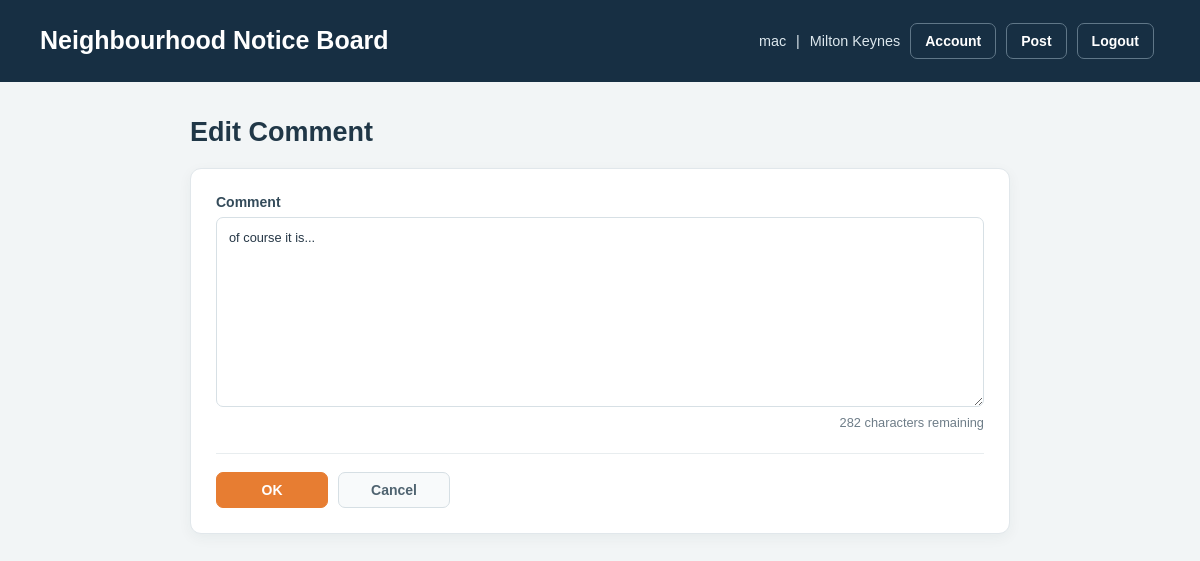
The app's page /comment/8/edit (signed in) with its own data.
### models/models.py (models this page shows)
class User(UserMixin, db.Model):
    id = db.Column(db.Integer, primary_key=True)
    username = db.Column(
        db.String(80),
        unique=True,
        nullable=False
    )
    password_hash = db.Column(
        db.String(255),
        nullable=False
    )
    default_location = db.Column(
        db.String(120),
        nullable=False,
        default="Unknown"
    )
    created_at = db.Column(
        db.DateTime,
        default=datetime.utcnow,
        nullable=False
    )
    last_login = db.Column(
        db.DateTime,
        nullable=True
    )
    last_successful_login_datetime = db.Column(
        db.DateTime,
        nullable=True
    )
    login_fail_count = db.Column(
        db.Integer,
        nullable=False,
        default=0
    )
    login_last_attempt_status = db.Column(
        db.String(20),
        nullable=False,
        default="SUCCESS"
    )
    login_last_failed_datetime = db.Column(
        db.DateTime,
        nullable=True
    )
    login_retry_after_datetime = db.Column(
        db.DateTime,
        nullable=True
    )
    security_fail_count = db.Column(
        db.Integer,
        nullable=False,
        default=0
    )
    security_last_attempt_status = db.Column(
        db.String(20),
        nullable=False,
        default="SUCCESS"
    )
    security_last_failed_datetime = db.Column(
        db.DateTime,
        nullable=True
    )
    security_retry_after_datetime = db.Column(
        db.DateTime,
        nullable=True
    )
    status = db.Column(
        db.String(20),
        nullable=False,
        default="active"
    )
    is_admin = db.Column(
        db.Boolean,
        nullable=False,
        default=False
    )
    security_question = db.Column(
        db.String(255),
        nullable=False
    )
    security_answer_hash = db.Column(
        db.String(255),
        nullable=False
    )
    posts = db.relationship(
        "Post",
        backref="author",
        lazy=True
    )
    picked_posts = db.relationship(
        "PostPick",
        backref="user",
        lazy=True,
        cascade="all, delete-orphan"
    )
    comments = db.relationship(
        "Comment",
        backref="author",
        lazy=True,
        cascade="all, delete-orphan"
    )

class Comment(db.Model):
    id = db.Column(
        db.Integer,
        primary_key=True
    )
    body = db.Column(
        db.Text,
        nullable=False
    )
    location = db.Column(
        db.String(120),
        nullable=False,
        default="Unknown"
    )
    created_at = db.Column(
        db.DateTime,
        default=datetime.utcnow,
        nullable=False
    )
    author_id = db.Column(
        db.Integer,
        db.ForeignKey("user.id"),
        nullable=False
    )
    post_id = db.Column(
        db.Integer,
        db.ForeignKey("post.id"),
        nullable=False
    )

### routes/comments.py (the view, shortened to what this page needs)
@app.route(
    "/comment/<int:comment_id>/edit",
    methods=["GET", "POST"]
)
@login_required
def edit_comment(comment_id):
    comment = Comment.query.get_or_404(
        comment_id
    )
    if comment.author_id != current_user.id:
        abort(403)
    error = None
    return render_template(
        "edit_comment.html",
        comment=comment,
        error=error
    )

### app.py (called while the page is built, shortened)
@app.before_request
def ensure_post_expiry_schema():
    global _post_expiry_schema_checked
    if _post_expiry_schema_checked:
        return

@login_manager.user_loader
def load_user(user_id):
    return User.query.get(int(user_id))

### templates/edit_comment.html (shortened to what this page needs)
{% extends "base.html" %}
{% block page_styles %}
    <link rel="stylesheet" href="{{ url_for('static', filename='css/public.css') }}">
    <link rel="stylesheet" href="{{ url_for('static', filename='css/post-form.css') }}">
{% endblock %}
{% block body_class %}public-page post-form-page{% endblock %}
{% block content %}
<main class="post-form-shell">
    <header class="form-page-heading">
        <h2>Edit Comment</h2>
    </header>
    <form method="post" class="post-editor comment-editor">
        <div class="form-field form-field--wide">
            <label for="body">Comment</label>
            <textarea id="body" name="body" rows="4" cols="60" maxlength="300" data-character-limit data-character-count="edit-comment-count" aria-describedby="edit-comment-count">{{ comment.body }}</textarea>
            <small id="edit-comment-count" class="character-count">300 characters remaining</small>
        </div>
        <div class="form-actions">
            <button type="submit" class="post-button primary-action">OK</button>
            <a href="{{ url_for('home') }}" class="post-button cancel-action">Cancel</a>
        </div>
    </form>
</main>
{% endblock %}

### templates/base.html (shortened to what this page needs)
<!DOCTYPE html>
<html>
<head>
    {% block page_styles %}{% endblock %}
</head>
<body class="{% block body_class %}{% endblock %}">
    <div class="topbar">
        <h1>Neighbourhood Notice Board</h1>
        <div class="user-info">
            {% if current_user.is_authenticated %}
                <span>{{ current_user.username }}</span>
                <span>|</span>
                <span>{{ current_user.default_location }}</span>
                <a href="{{ url_for('account') }}" class="post-button">Account</a>
                <a href="{{ url_for('create_post') }}" class="post-button">Post</a>
                <form method="post" action="{{ url_for('logout') }}" class="inline-form">
                    <button type="submit" class="post-button">Logout</button>
                </form>
            {% else %}
                <a href="{{ url_for('login') }}" class="post-button">Login</a>
                <a href="{{ url_for('register') }}" class="post-button">Register</a>
            {% endif %}
        </div>
    </div>
    {% block content %}
    {% endblock %}
</body>
</html>

### static/css/public.css (style rules this page uses)
:root { --notice-navy: #172f43; --notice-navy-light: #25475d; --notice-orange: #e77d32; --notice-orange-dark: #c96320; --notice-ink: #263746; --notice-muted: #6e7d88; --notice-line: #e1e7eb; --notice-paper: #ffffff; --notice-ground: #f2f5f6; }
body.public-page { box-sizing: border-box; max-width: none; margin: 0; padding: 0; background: var(--notice-ground); color: var(--notice-ink); font-family: "Aptos", "Trebuchet MS", sans-serif; }
.public-page *, .public-page *::before, .public-page *::after { box-sizing: border-box; }
.public-page .topbar { min-height: 82px; margin: 0; padding: 16px max(24px, calc((100vw - 1120px) / 2)); border: 0; background: var(--notice-navy); color: #fff; }
.public-page .topbar h1 { margin: 0; color: #fff; font-size: 25px; line-height: 1.25; }
.public-page .user-info { display: flex; flex-wrap: wrap; align-items: center; gap: 10px; color: #dce7ed; }
.public-page .user-info a { margin: 0; }
.public-page .topbar .post-button { border-color: #607788; background: transparent; color: #fff; }
.public-page .post-button { padding: 9px 14px; border: 1px solid #d6dfe4; border-radius: 7px; background: #f8fafb; color: #344b5a; font: inherit; font-size: 14px; font-weight: 600; text-decoration: none; cursor: pointer; transition: background-color 0.16s ease, border-color 0.16s ease; }
.public-page .inline-form { display: inline-flex; margin: 0; }
.public-page .character-count { display: block; color: var(--notice-muted); font-size: 0.8em; line-height: 1.4; text-align: right; }

### static/css/post-form.css (style rules this page uses)
.post-form-page .post-form-shell { width: min(820px, calc(100% - 48px)); margin: 34px auto 56px; }
.post-form-page .form-page-heading { margin-bottom: 18px; }
.post-form-page .form-page-heading h2 { margin: 0; color: #203747; font-size: 27px; line-height: 1.25; }
.post-form-page .post-editor { display: grid; grid-template-columns: repeat(2, minmax(0, 1fr)); gap: 19px 20px; padding: 25px; border: 1px solid #e1e7eb; border-radius: 11px; background: #fff; box-shadow: 0 4px 14px rgb(29 52 68 / 5%); }
.post-form-page .form-field { display: flex; min-width: 0; flex-direction: column; gap: 7px; }
.post-form-page .form-field--wide { grid-column: 1 / -1; }
.post-form-page .form-field > label, .post-form-page .form-field-label { color: #344b5a; font-size: 14px; font-weight: 700; }
.post-form-page .form-field input[type="text"], .post-form-page .form-field input[type="password"], .post-form-page .form-field select, .post-form-page .form-field textarea { width: 100%; min-height: 46px; padding: 10px 12px; border: 1px solid #d7e0e5; border-radius: 7px; background: #fff; color: #263746; font: inherit; font-size: 15px; }
.post-form-page .form-field textarea { min-height: 190px; resize: vertical; line-height: 1.6; }
.post-form-page .form-field input[name="title"], .post-form-page .form-field textarea[name="body"] { font-size: 0.8em; }
.post-form-page .form-actions { display: flex; grid-column: 1 / -1; align-items: center; gap: 10px; margin-top: 2px; padding-top: 18px; border-top: 1px solid #e8edef; }
.post-form-page .form-actions .post-button { min-width: 112px; margin: 0; text-align: center; }
.post-form-page .form-actions .primary-action { border-color: #e77d32; background: #e77d32; color: #fff; }
.post-form-page .form-actions .cancel-action { color: #4f6370; }

### templates/base.html (style rules this page uses)
body { font-family: Arial, sans-serif; max-width: 1000px; margin: auto; padding: 20px; }
.topbar { display: flex; justify-content: space-between; align-items: center; margin-bottom: 20px; padding-bottom: 10px; border-bottom: 1px solid #ccc; }
.post-button { display: inline-block; box-sizing: border-box; padding: 6px 12px; margin-right: 6px; background: #e6e6e6; border: 1px solid #ccc; border-radius: 6px; text-decoration: none; color: black; font-family: Arial, sans-serif; font-size: 14px; line-height: normal; cursor: pointer; vertical-align: middle; appearance: none; -webkit-appearance: none; }
.user-info { font-size: 0.9em; }
.user-info a { margin-left: 10px; }
.inline-form { display: inline; margin: 0; }

### records on screen
User: username "mac", default_location "Milton Keynes"
Comment: body "of course it is..."
